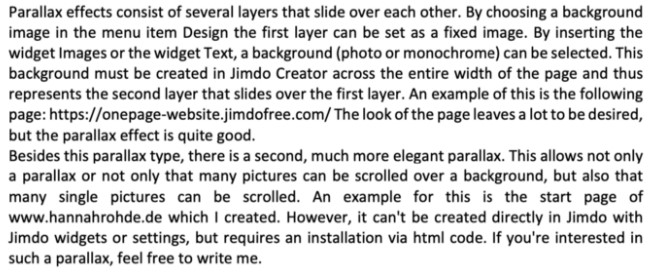
#> input picture OCR/EXAMPLE 1/paragraph.jpg, 656 x 275 px
$ python 'OCR.Örnek1.py'
#> lines starting #> are read from the running program, lines starting #| are printed output that depends on the picture
# -*- coding: utf-8 -*-
"""
Created on Mon Aug 30 20:19:50 2021

@author: ELİF
"""
#Python-tesseract is an optical character recognition (OCR) tool for python.
#That is, it will recognize and “read” the text embedded in images.


import cv2
import pytesseract
import numpy as np

pytesseract.pytesseract.tesseract_cmd = r'C:\Users\EMRE\AppData\Local\Programs\Tesseract-OCR\tesseract.exe'
#tesseract_cmd = r'C:\Users\EMRE\AppData\Local\Programs\Tesseract-OCR'

img = cv2.imread("paragraph.jpg")
#> img is the input picture: shape (275, 656, 3); min 0, max 255, mean 218.6
#Alternatively: can be skipped if you have a Blackwhite image
gray = cv2.cvtColor(img, cv2.COLOR_RGB2GRAY)
gray, img_bin = cv2.threshold(gray,128,255,cv2.THRESH_BINARY | cv2.THRESH_OTSU)
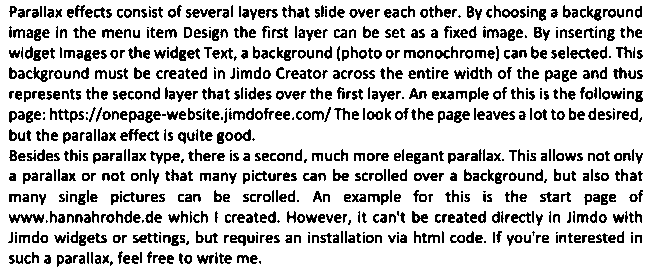
#> img_bin: shape (275, 656); 80.7% white; black in thin lines or dots
#> gray = 173
gray = cv2.bitwise_not(img_bin)
#> gray: shape (275, 656); 19.3% white in thin lines or dots

kernel = np.ones((2, 1), np.uint8)
img = cv2.erode(gray, kernel, iterations=1)
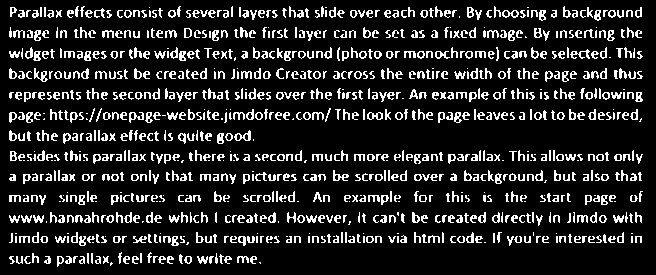
#> img: shape (275, 656); 14.7% white in thin lines or dots
img = cv2.dilate(img, kernel, iterations=1)
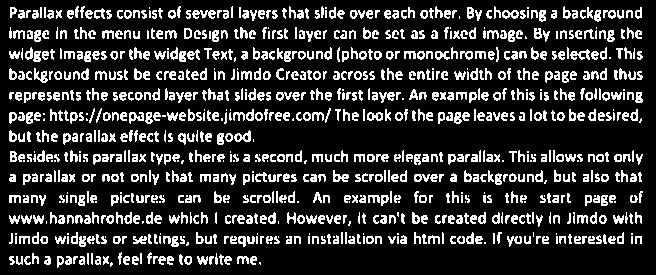
#> img: shape (275, 656); 18.9% white in thin lines or dots
#> (the run stopped early here; a loop or call above may not have finished)
